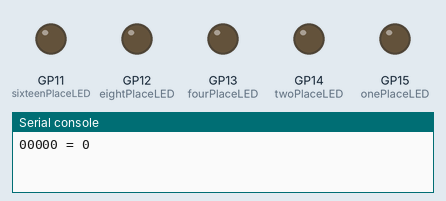
A program run on a simulated Raspberry Pi Pico running MicroPython. Shown: output pins drawn as LEDs (lit = HIGH), the last lines printed to the serial console.

Above: at 0.2 s.
At 2.7 s:
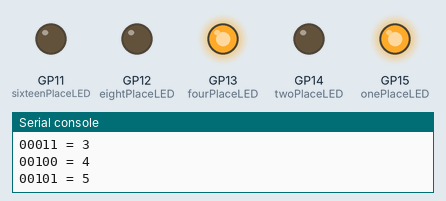
At 5.2 s:
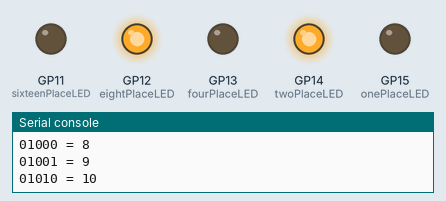
At 10.2 s:
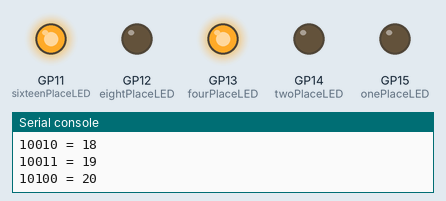
At 15.2 s:
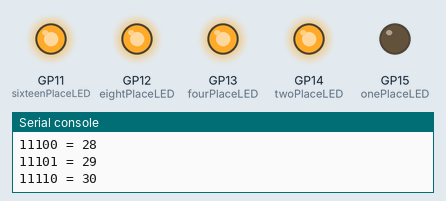
At 20.2 s:
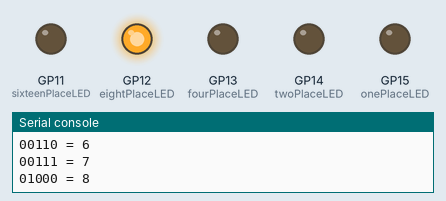
Timing chart, 0 to 20.8 s (numbered marks = the images above):
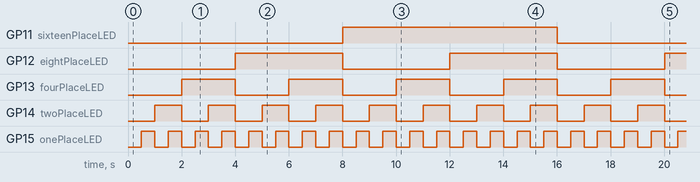

Measured:
- by itself, GP11 (sixteenPlaceLED): alternates HIGH for 8.0 s and LOW for 8.0 s
- by itself, GP12 (eightPlaceLED): alternates HIGH for 4.0 s and LOW for 4.0 s
- by itself, GP13 (fourPlaceLED): alternates HIGH for 2.0 s and LOW for 2.0 s
- by itself, GP14 (twoPlaceLED): alternates HIGH for 1.0 s and LOW for 1.0 s
- by itself, GP15 (onePlaceLED): alternates HIGH for 0.50 s and LOW for 0.50 s

The program:

lesson4_binary-counter-5led-LR.py
```python
# Program for a Binary Counter 0-15 Version 2
# Lori Pfahler
# Feb 2023
# https://raw.githubusercontent.com/lpfahler/Pico_Projects/main/binary_counter_version2.py
# updates - Ron Kline 2/22/2023

from machine import Pin
from utime import sleep
# variable for setting the speed of counting
delayTime = .5
# setup the four LEDs
onePlaceLED = Pin(15, Pin.OUT)
twoPlaceLED = Pin(14, Pin.OUT)
fourPlaceLED = Pin(13, Pin.OUT)
eightPlaceLED = Pin(12, Pin.OUT)
sixteenPlaceLED = Pin(11, Pin.OUT)

# use try and except to turn LEDs off when exiting the program
try:
    while True:
        for myNum in range(0, 32, 1):
            # turn myNum into binary string with five digits
            myBin = '{0:05b}'.format(myNum) # 2 is being raised to the 5th power
            print(myBin, '=', myNum)
            # light up the LEDS according to the binary representation
            # separate out digits of the binary string and make these integers
            sixteenPlaceLED.value(int(myBin[0]))
            eightPlaceLED.value(int(myBin[1]))
            fourPlaceLED.value(int(myBin[2]))
            twoPlaceLED.value(int(myBin[3]))
            onePlaceLED.value(int(myBin[4]))

            # a sleep to see the counting
            sleep(delayTime)

except KeyboardInterrupt:
    # turn off LEDs
    sixteenPlaceLED.off()
    eightPlaceLED.off()
    fourPlaceLED.off()
    twoPlaceLED.off()
    onePlaceLED.off()
```
